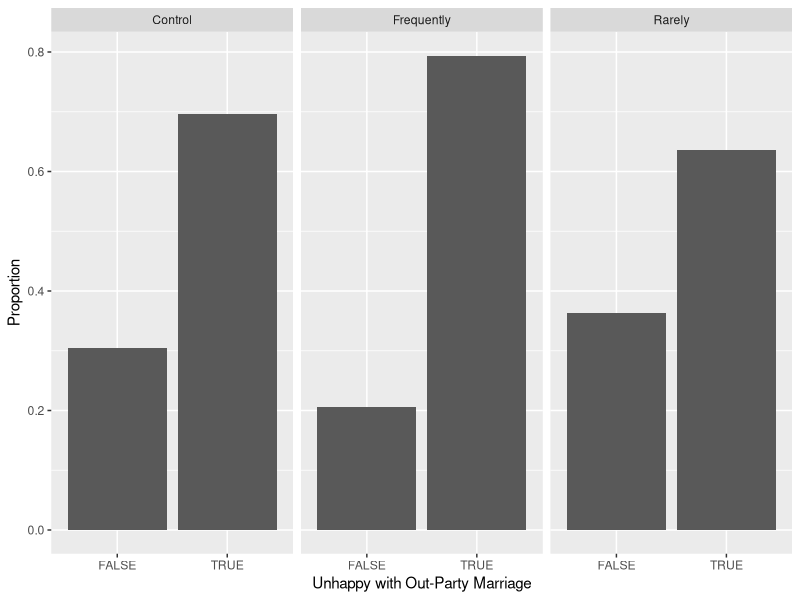
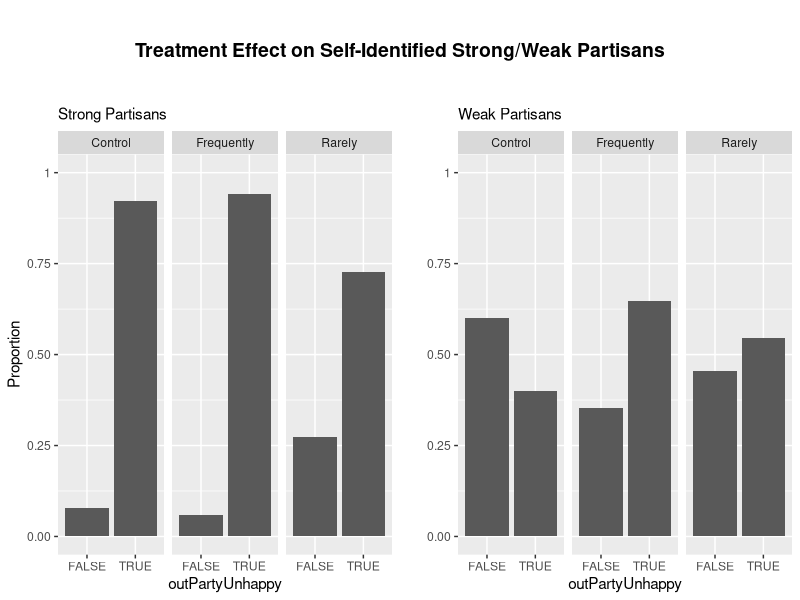
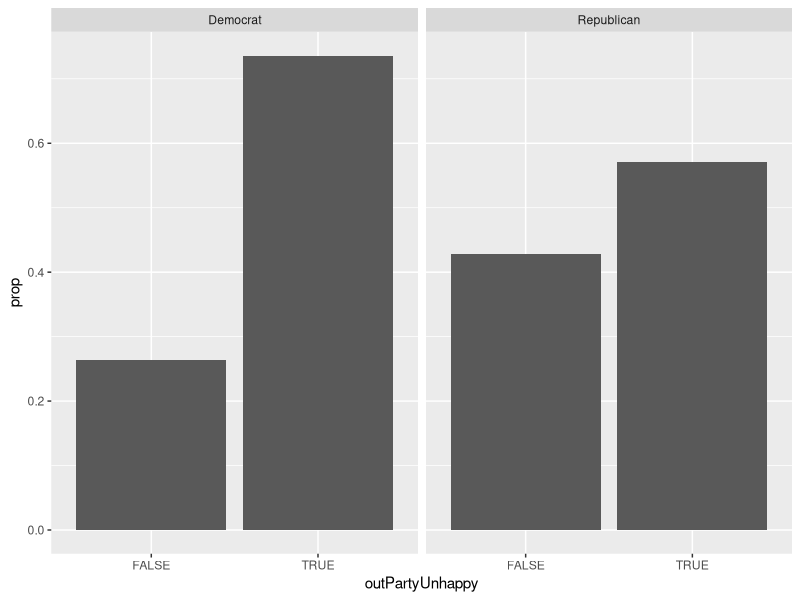
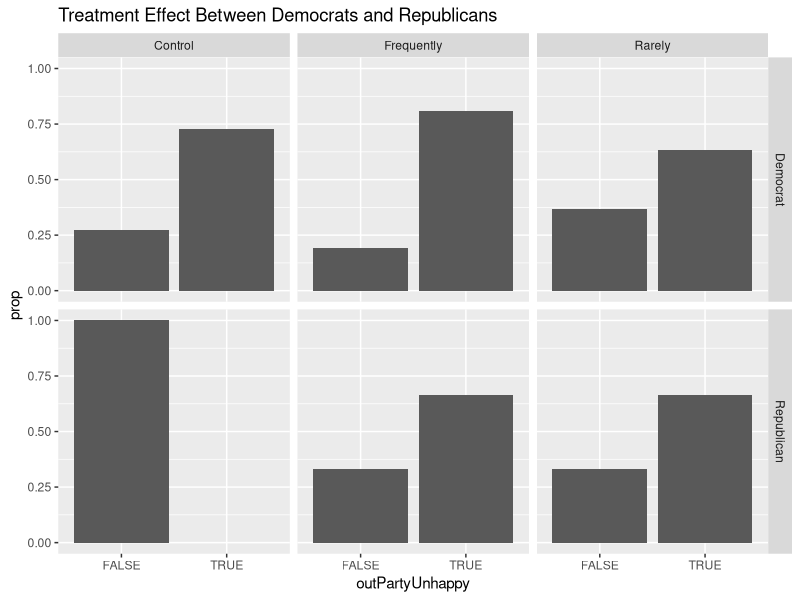

Recreate these plots in R, in order.
## ---- chunk 1
knitr::opts_chunk$set(echo = TRUE)
library(dplyr)
library(readr)
library(ggplot2)
library(tidyr)
library(tidyverse)
library(cowplot)
## ---- chunk 2
# remember to use the correct file name
marriage_data <- read_csv('Sep23ClassData_clean.csv')
## ---- chunk 3

#What is the difference in Very Happy/Very Unhappy between strong/not-strong partisans?

marriage_data %>% 
  group_by(strongPARTISAN) %>% 
  count(polarized)

#How many people were very happy with in-party but indifferent towards out-party? Vise versa?

inpartyfav <- marriage_data %>% 
  mutate(inpartyfav = if_else(inPartyHappy == TRUE & outPartyUnhappy == FALSE, 1, 0))

  #indifferent towards own party but discriminatory towards outparty

outpartyhate <-  marriage_data %>% 
  mutate(outpartyhate = if_else(inPartyHappy == FALSE & outPartyUnhappy == TRUE, 1, 0)) %>% 
  filter(outpartyhate == 1)

outpartyhate %>% 
  count(treatment)

## ---- chunk 4
ggplot(data = marriage_data %>% filter(is.na(outPartyUnhappy)==FALSE)) + 
  geom_bar(mapping = aes(x = outPartyUnhappy, y = ..prop.., group = 1), stat = "count") + 
  facet_wrap(~treatment) + ylab("Proportion") + xlab("Unhappy with Out-Party Marriage")
## ---- chunk 5

#filter for strong partisans

strong_partisan <- marriage_data %>% 
  filter(strongPARTISAN == TRUE) %>% 
  filter(is.na(outPartyUnhappy)==FALSE)

p1 <- 
  strong_partisan %>% 
  ggplot() +
  geom_bar(mapping = aes(x = outPartyUnhappy, y = ..prop.., group = 1), stat = "count") +
  facet_wrap(~treatment) +
  scale_y_continuous(breaks = c(0.0, 0.25, 0.5, 0.75, 1), 
                     labels = c("0.00", "0.25", "0.50", "0.75", "1"),
                     limits = c(0.0,1)) +
  labs(subtitle = "Strong Partisans",
       y = "Proportion")

#filter for weak partisans

weak_partisan <- marriage_data %>% 
  filter(strongPARTISAN == FALSE) %>% 
  filter(is.na(outPartyUnhappy)==FALSE)

p2 <- 
  weak_partisan %>% 
  ggplot() +
  geom_bar(aes(x = outPartyUnhappy, 
               y = ..prop.., group = 1), 
           stat = "count") +
  facet_wrap(~treatment) +
  labs(subtitle = "Weak Partisans",
       y = "") +
  scale_y_continuous(breaks = c(0.0, 0.25, 0.5, 0.75, 1), 
                     labels = c("0.00", "0.25", "0.50", "0.75", "1"),
                     limits = c(0.0,1))

title <- ggdraw() +
  draw_label("Treatment Effect on Self-Identified Strong/Weak Partisans", fontface = 'bold')

p <- plot_grid(p1, p2)

plot_grid(title, p,ncol=1, rel_heights=c(0.2, 1))



## ---- chunk 6
#examining outparty hate between parties

marriage_data %>%
  filter(is.na(outPartyUnhappy)==FALSE) %>% 
  ggplot() +
  geom_bar(aes(x = outPartyUnhappy, 
               y = ..prop.., group = 1), 
           stat = "count") +
  facet_wrap(~party)


marriage_data %>%
  filter(is.na(outPartyUnhappy)==FALSE) %>% 
  ggplot() +
  geom_bar(aes(x = outPartyUnhappy, 
               y = ..prop.., group = 1, 
           stat = "count")) +
  facet_grid(party ~ treatment) +
  labs(title = "Treatment Effect Between Democrats and Republicans")
